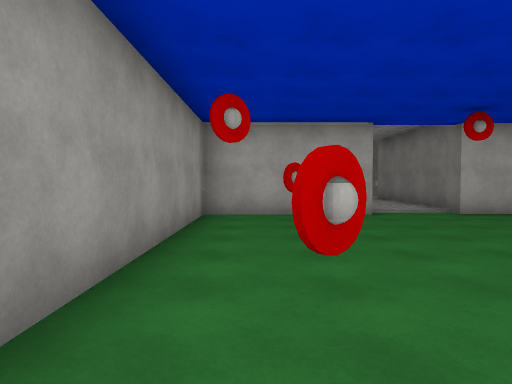
view 1 (above)

24 first-person views from a walk through a 3-D level made in the Unity game engine. The camera is 1.5 m above the floor, tilts 2° down and sees 75° across. The floor is counted in squares, 2 m on a side. Each view is taken from the middle of a square. On the plan, view 1 faces up. The plan holds only what a view shows up to about 11 squares ahead; the rest is blank. The place goes on beyond the plan. The player is left out. Surface patterns are stand-ins for the level's own textures.

view 2
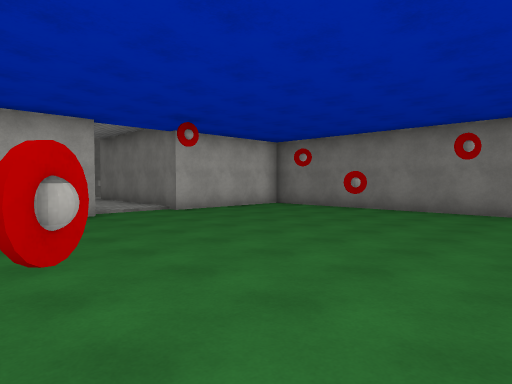

view 3
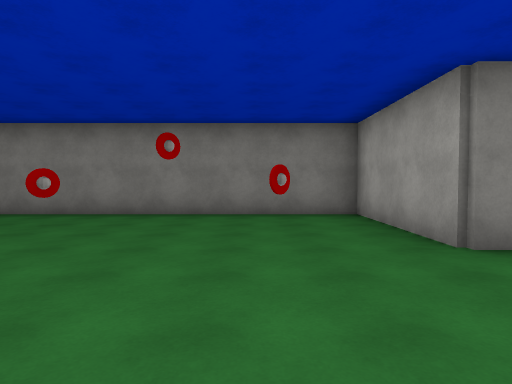

view 4
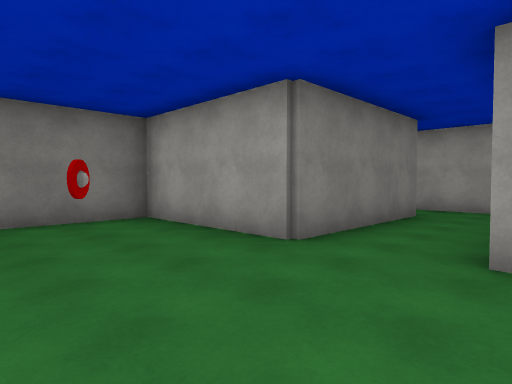

view 5
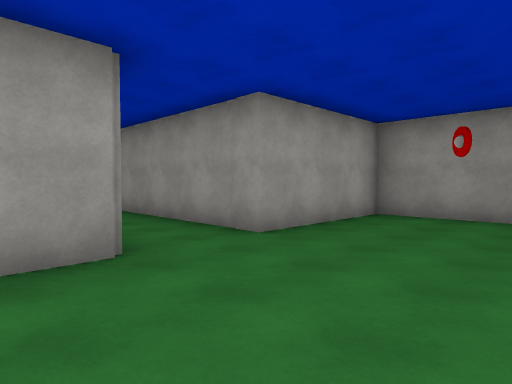

view 6
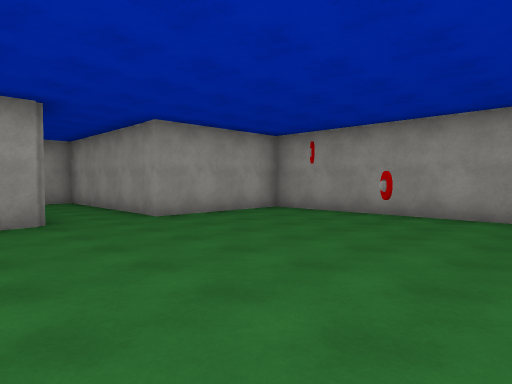

view 7
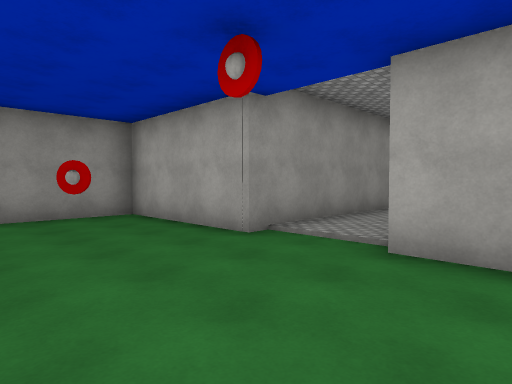

view 8
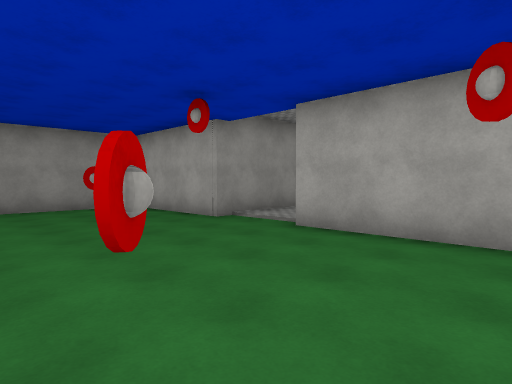

view 9
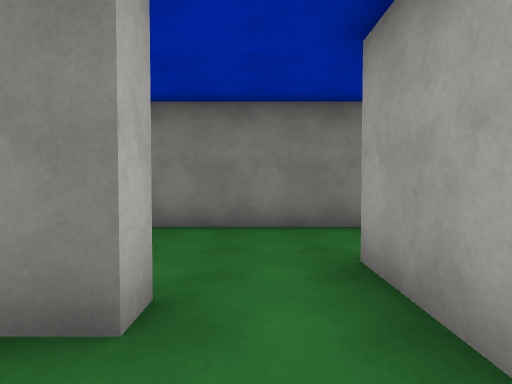

view 10
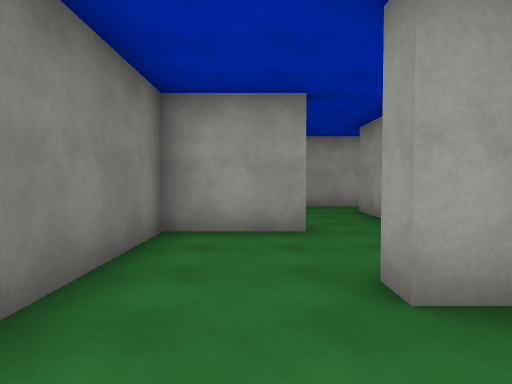

view 11
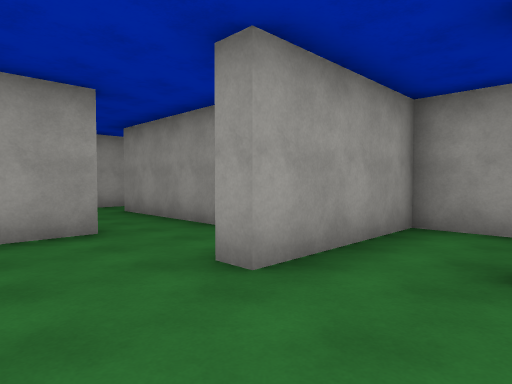

view 12
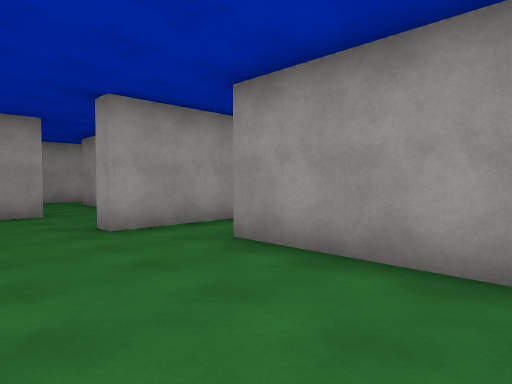

view 13
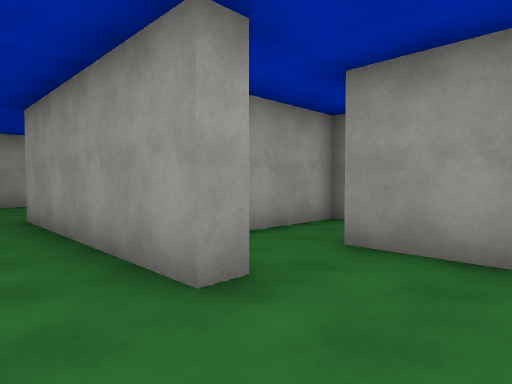

view 14
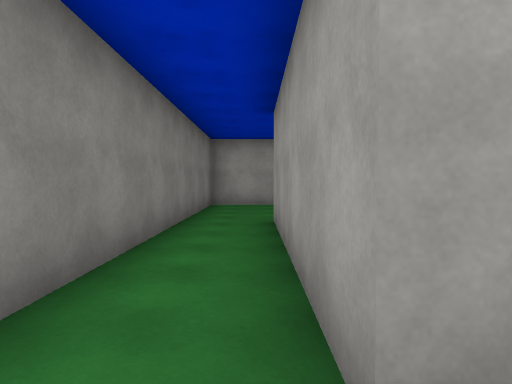

view 15
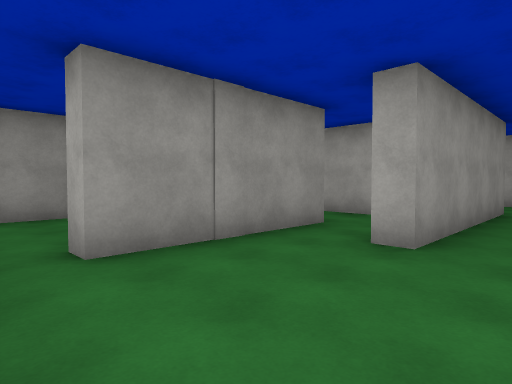

view 16
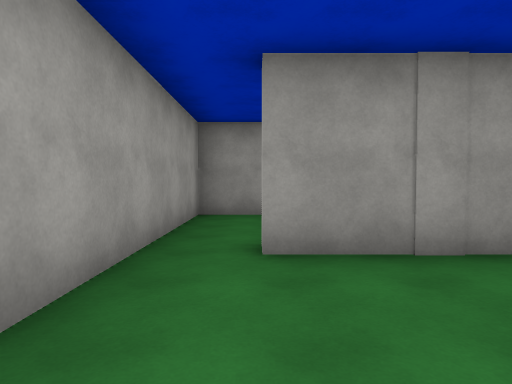

view 17
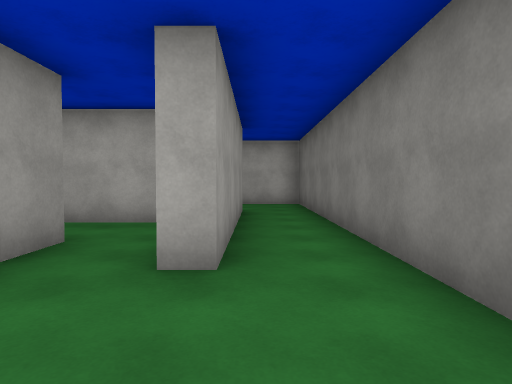

view 18
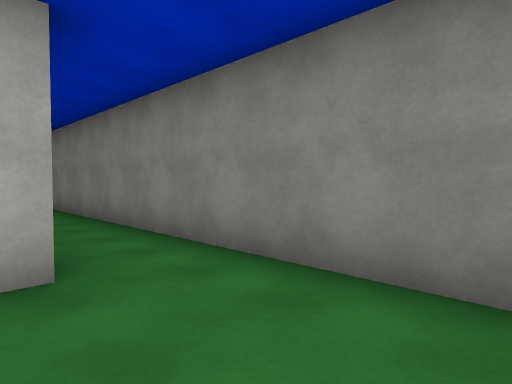

view 19
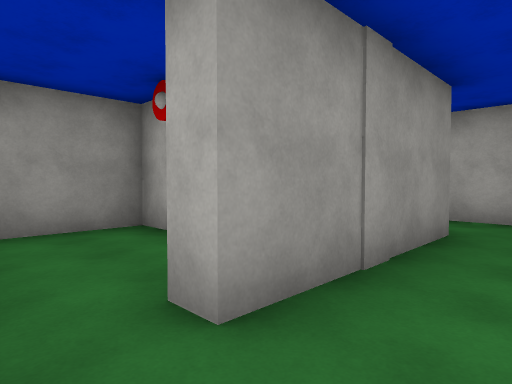

view 20
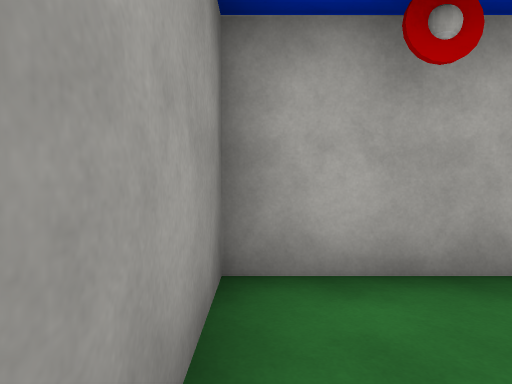

view 21
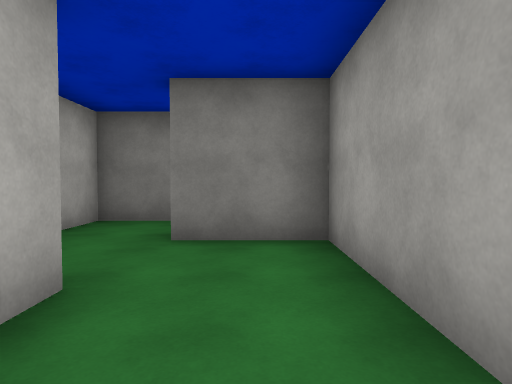

view 22
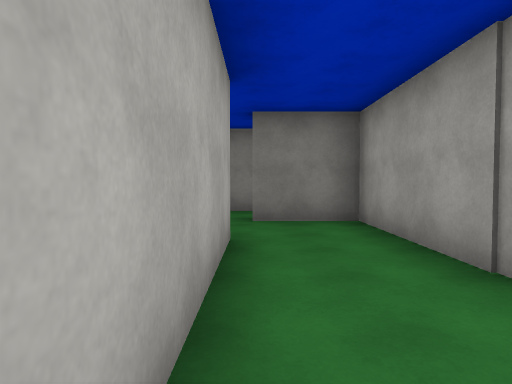

view 23
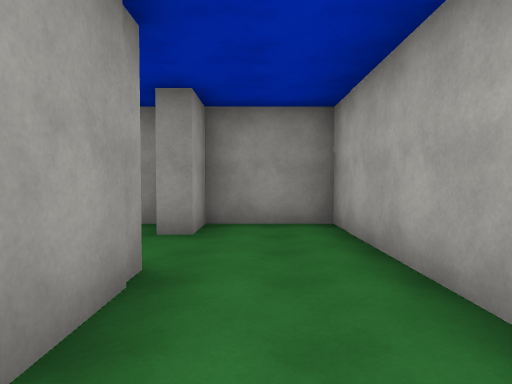

view 24
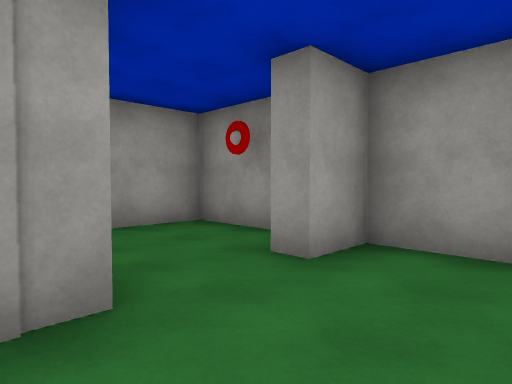

### Floor plan
Ten units are one square. View 1 is at (0, 0); x grows to the right and y downward. Boxes are objects, and circles mark ways between rooms. Rooms are numbered by the first view taken in them; rooms with no view inside come last. Other rooms are left out.
<svg viewBox="-32 -85 121 323">
<path fill="none" stroke="#000" d="M26 -74 -12 -74 -12 22 26 22 26 80 61 80M51 64 46 64 46 22 84 22 84 -74 46 -74M51 32 51 64M61 80 61 85M84 84 84 52M47 194 47 219 41 219M30 204 7 204 7 233 84 233 84 114 62 114M61 139 67 139 67 192 61 192M47 114 47 141M24 177 -27 177 -27 199 -16 199 -16 204M1 199 42 199 42 179M-27 206 -27 233 -10 233M47 179 47 194M62 180 62 161 34 161M44 156 56 156"/>
<rect x="-5" y="-25" width="10" height="10" fill="#bbb"><title>other object</title></rect>
<rect x="65" y="-45" width="10" height="10" fill="#bbb"><title>other object</title></rect>
<circle cx="50" cy="70" r="3" fill="#2a7"/>
<circle cx="50" cy="185" r="3" fill="#2a7"/>
<circle cx="50" cy="140" r="3" fill="#2a7"/>
<circle cx="-10" cy="200" r="3" fill="#2a7"/>
<circle cx="40" cy="170" r="3" fill="#2a7"/>
<text x="40" y="-20">1</text>
<text x="70" y="50">2</text>
<text x="60" y="200">3</text>
<text x="10" y="180">4</text>
<text x="-20" y="220">5</text>
<text x="50" y="180">6</text>
<text x="50" y="140">7</text>
</svg>
Room 1 opens to room 2. Room 3 opens to room 6. Room 3 opens to room 7. Room 4 opens to room 5. Room 4 opens to room 6.

Where each view was taken, in squares from view 1:
view 1: 0 up, 0 right, facing up
view 2: 0 up, 0 right, facing up-right
view 3: 0 up, 1 right, facing right
view 4: 1 up, 2 right, facing down-right
view 5: 1 up, 6 right, facing down-left
view 6: 4 up, 6 right, facing down-left
view 7: 4 up, 6 right, facing up-left
view 8: 3 up, 8 right, facing up-left
view 9: 7 down, 3 right, facing right
view 10: 6 down, 7 right, facing down
view 11: 6 down, 8 right, facing down-left
view 12: 3 down, 8 right, facing down-left
view 13: 12 down, 8 right, facing down-left
view 14: 13 down, 7 right, facing down
view 15: 23 down, 8 right, facing up-left
view 16: 22 down, 8 right, facing left
view 17: 22 down, 7 right, facing up
view 18: 22 down, 6 right, facing up-right
view 19: 23 down, 6 right, facing up-left
view 20: 23 down, 1 right, facing up
view 21: 19 down, 0 right, facing right
view 22: 18 down, 2 left, facing right
view 23: 19 down, 3 right, facing left
view 24: 18 down, 1 right, facing down-left
